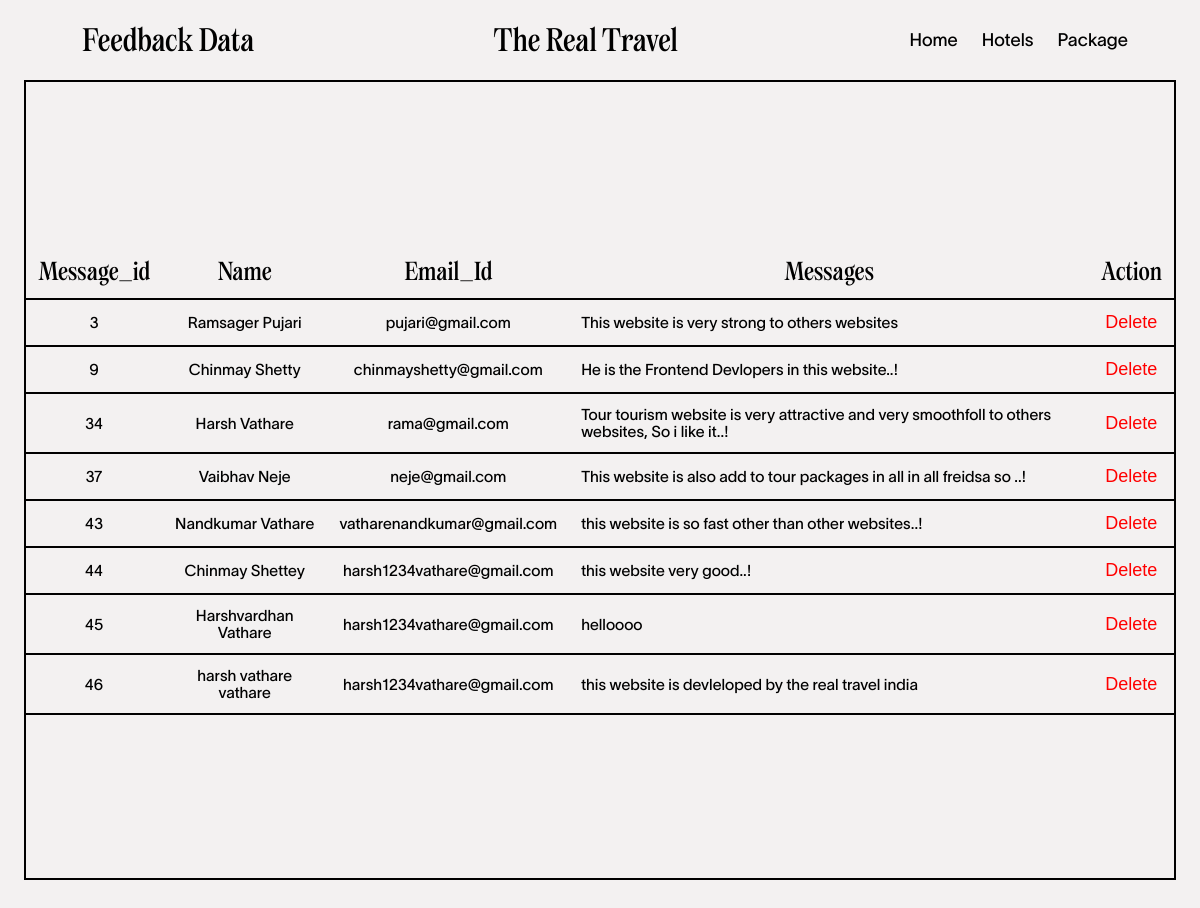
The page /admin/feedbackdata.php on the database its author committed.
### tables this page shows
CREATE TABLE `feedback` (
  `msg_Id` int(100) NOT NULL,
  `name` varchar(100) NOT NULL,
  `email` varchar(100) NOT NULL,
  `massage` varchar(500) NOT NULL
);

### admin/feedbackdata.php (the view, shortened to what this page needs)
<?php
include("../config/connection.php");
$sql = "SELECT * FROM feedback";
$result = $conn->query($sql);
?>
<!DOCTYPE html>
<html lang="en">
<head>
    <link rel="stylesheet"href="https://cdn.jsdelivr.net/npm/locomotive-scroll@3.5.4/dist/locomotive-scroll.css" />
    <link rel="stylesheet" href="../css/pwd_update.css">
</head>
<body>
        <div class="page1">
        <div class="nav">
        <div class="nav-part1">
            <h2 id="nav-part3">Feedback Data</h2>
        </div>
        <h1>the real travel</h1>
        <div class="nav-part2">
            <h3><a href="adminhomepage.php">Home</a></h3>
            <h3><a href="hotellist.php">hotels</a></h3>
            <h3><a href="tourlist.php">package</a></h3>
        </div>
    </div>
            <div class="part1">
                <table>
                    <tr>
                        <th>message_id</th>
                        <th>Name</th>
                        <th>Email_Id</th>
                        <th>Messages</th>
                        <th>Action</th>
                    </tr>
                    <?php
                    if ($result->num_rows > 0) {
                        while ($row = mysqli_fetch_assoc($result)) {
                    ?>
                            <tr>
                                <td><?php echo $row['msg_Id']; ?></td>
                                <td><?php echo $row['name']; ?></td>
                                <td><?php echo $row['email']; ?></td>
                                <td id="msg"><?php echo $row['massage']; ?></td>
                                <td><button><a href="feedbackdata.php?IDe=<?php echo $row['msg_Id'] ?>" style="text-decoration: none; color:red;">Delete</a></button></td>
                            </tr>
                    <?php
                        }
                    }
                    ?>
                </table>
            </div>
        </div>
</body>
</html>

### css/pwd_update.css (style rules this page uses)
* { padding: 0%; margin: 0%; box-sizing: border-box; }
html, body { height: 100%; width: 100%; }
.page1 { width: 100%; min-height: 100vh; background-color: #f3f1f1; }
.nav { width: 100%; height: 10vh; align-items: center; justify-content: space-between; display: flex; padding: 2vw 4vw; }
.nav h3 { font-family: regular; font-size: 1.5vw; font-weight: 400; }
.nav-part1 { padding: 1vh; border-left: 0.2vw solid #f3f1f1; }
.nav-part1 h2 { font-weight: 400; font-size: 2.5vw; font-family: regular; text-transform: capitalize; }
.nav h1 { font-family: regular; text-transform: capitalize; font-weight: 400; font-size: 2.5vw; }
.nav-part2 { gap: 2vw; display: flex; align-items: center; font-family: twl; justify-content: space-between; }
.nav-part2 h3 { font-family: twl; font-size: 1.5vw; font-weight: 400; }
.nav-part2 a { text-decoration: none; text-transform: capitalize; color: black; }

### admin/feedbackdata.php (style rules this page uses)
html, body { width: 100%; height: 100%; }
.page1 { width: 100%; min-height: 150vh; padding: 0 2vw; }
.part1 { width: 100%; min-height: 100vh; align-items: center; justify-content: center; display: flex; border: .2vw solid black; }
table { font-family: twl; width: 100%; border-collapse: collapse; padding: 2vw; }
th, td { padding: 1vw; text-align: center; }
th { font-size: 2vw; font-weight: 400; text-transform: capitalize; font-family: regular; border-bottom: .2vw solid black; }
td { font-size: 1.3vw; border-bottom: 0.2vw solid black; }
button { font-size: 1.5vw; background-color: transparent; border: none; }
#msg { text-align: left; }

### rows shown on the page
feedback: msg_Id "3", name "Ramsager Pujari", email "pujari@gmail.com", massage "This website is very strong to others websites"
feedback: msg_Id "9", name "Chinmay Shetty", email "chinmayshetty@gmail.com", massage "He is the Frontend Devlopers in this website..!"
feedback: msg_Id "34", name "Harsh Vathare", email "rama@gmail.com", massage "Tour tourism website is very attractive and very smoothfoll to others websites, So i like it..!"
feedback: msg_Id "37", name "Vaibhav Neje", email "neje@gmail.com", massage "This website is also add to tour packages in all in all freidsa so ..!"
feedback: msg_Id "43", name "Nandkumar Vathare", email "vatharenandkumar@gmail.com", massage "this website is so fast other than other websites..!"
feedback: msg_Id "44", name "Chinmay Shettey", email "harsh1234vathare@gmail.com", massage "this website very good..!"
feedback: msg_Id "45", name "Harshvardhan Vathare", email "harsh1234vathare@gmail.com", massage "helloooo"
feedback: msg_Id "46", name "harsh vathare vathare", email "harsh1234vathare@gmail.com", massage "this website is devleloped by the real travel india"
